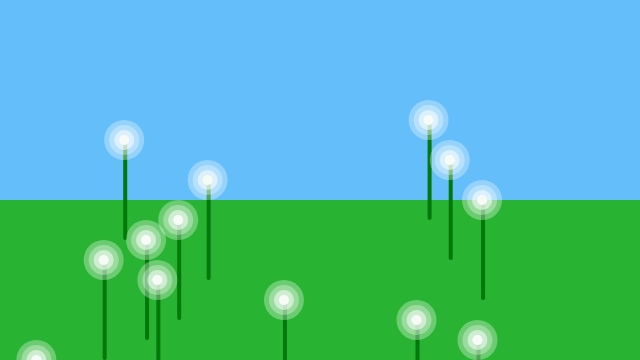
Frame 1 (no input)
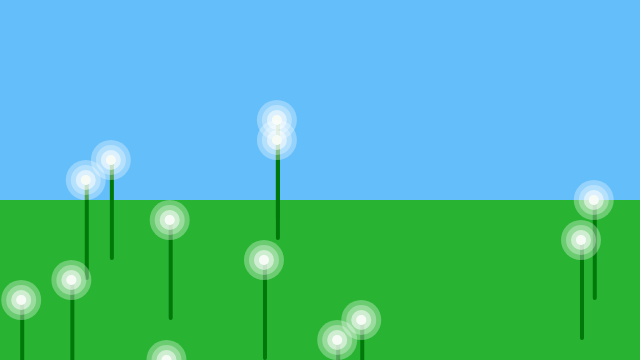
Frame 2 (the mouse pressed at the canvas centre, redrawn once)

The p5.js sketch that drew these frames (run headless with seeded random() and noise() and a simulated clock; the mouse was pressed at the canvas centre and the sketch redrawn once):

// p5.js sketch
// ── sketch.js
function setup() {
	// create a place to draw
	createCanvas(640, 360);
	noStroke();
	noLoop();
}


function draw() {
	// clear the background

	background(100, 190, 250);

	// draw ground
	var colorGround = color(40, 180, 50);
	fill(colorGround);
	rect(0, 200, 640, 160);

	for (var i = 1; i < 50; i++) {
		var xRandom = random(10);
		var yRandom = i;
		drawDandelion(xRandom, yRandom);

	}

	// draw the weeds...I mean dandelions
	function drawDandelion(x, y) {
		// draw stems
		fill(0, 120, 10);
		rect(x * 60 - 1, y * 20 + 100, 4, 100, 20);
		fill(169, 225, 173);
		ellipse(x * 60, y * 20 + 100, 10, 10);

		// draw puffy white balls
		for (var i = 1; i < 8; i++) {
			noStroke();
			fill(255, 255, 255, 80);
			ellipse(x * 60, y * 20 + 100, i * -10 + 50, i * -10 + 50);

		}
	}
}
